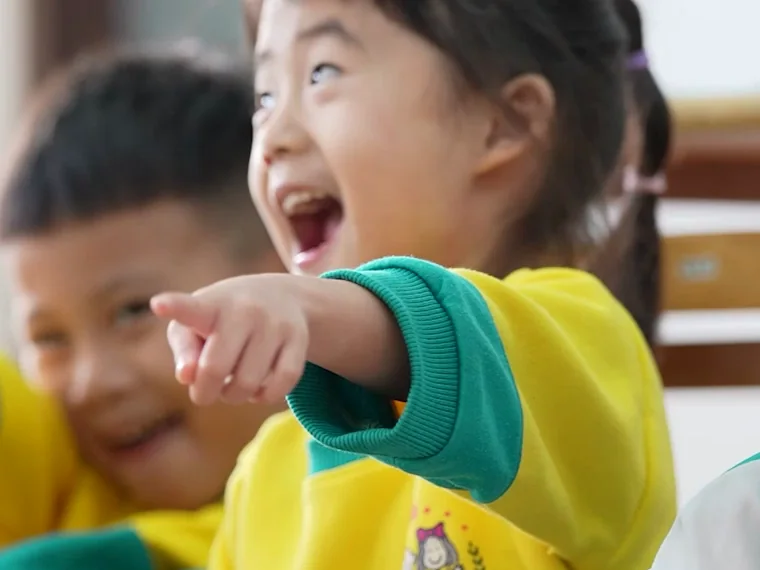
#> input picture assets/about-curious.webp, 760 x 570 px; its folder holds only this picture in this run
$ python optimize-site-images.py
#> lines starting #> are read from the running program, lines starting #| are printed output that depends on the picture
"""產生 Nuxt 官網響應式 WebP；保留母檔，內容雜湊避免長效快取過期。

執行：python3 scripts/optimize-site-images.py（需 Pillow）
"""
from pathlib import Path
from hashlib import sha256
import json
import argparse
from PIL import Image, ImageOps

ROOT = Path(__file__).resolve().parents[1]
ASSETS = ROOT / 'web/public/assets'
OUTPUT = ASSETS / 'responsive'
OUTPUT.mkdir(exist_ok=True)
parser = argparse.ArgumentParser(description=__doc__)
parser.add_argument('--only', nargs='+', help='只更新指定素材代號，保留 manifest 其他項目')
args = parser.parse_args()
manifest_path = ROOT / 'web/app/generated/image-manifest.json'
manifest = json.loads(manifest_path.read_text()) if args.only and manifest_path.exists() else {}
sources = [ASSETS / f'{name}.webp' for name in args.only] if args.only else sorted(ASSETS.glob('*.webp'))
for source in sources:
    with Image.open(source) as original:
#> original is the input picture: PIL image 760x570 RGB; mean R, G, B 136, 125, 88.5
        image = ImageOps.exif_transpose(original)
        width, height = image.size
#> width = 760; height = 570
        candidates = []
        digest = sha256(source.read_bytes() + b'webp-q84-method6-v1').hexdigest()[:12]
        for size in [160, 480, 800, 1200]:
            if size >= width:
                continue
            target = OUTPUT / f'{source.stem}-{digest}-{size}.webp'
            resized = image.resize((size, round(height * size / width)), Image.Resampling.LANCZOS)
            resized.save(target, 'WEBP', quality=84, method=6)
            candidates.append({'src': f'/assets/responsive/{target.name}', 'width': size})
#> this loop made 4 passes
#> pass 1, `resized = image.resize((size, round(height * size / width)), Image.Res..`:
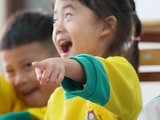
#> resized: PIL image 160x120 RGB; mean R, G, B 136, 125, 88.5
#> after the loop, candidates = 2 items
        candidates.append({'src': f'/assets/{source.name}', 'width': width})
        manifest[source.stem] = {'width': width, 'height': height, 'candidates': candidates}
target = ROOT / 'web/app/generated/image-manifest.json'
target.parent.mkdir(exist_ok=True)
target.write_text(json.dumps(manifest, ensure_ascii=False, indent=2) + '\n')
print(f'{len(manifest)} 張圖片；衍生檔 {sum(p.stat().st_size for p in OUTPUT.glob("*.webp")):,} bytes')
#| 1 張圖片；衍生檔 0 bytes
